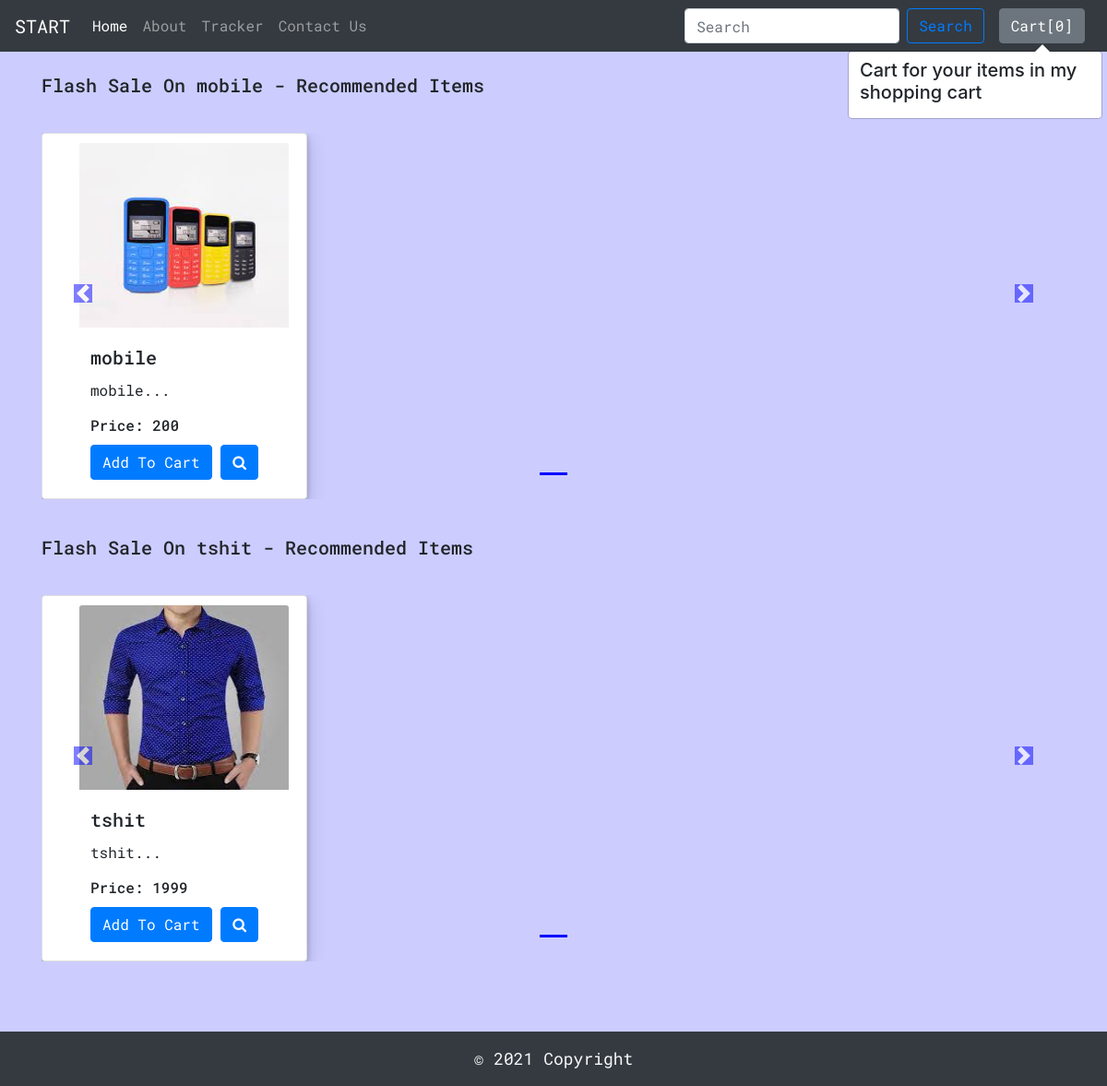
The app's page /shop/ with its own data.
### shop/models.py (models this page shows, shortened)
class Product(models.Model):
    product_id = models.AutoField
    product_name = models.CharField(max_length=50, default="")
    desc = models.CharField(max_length=300, default="")
    pub_date = models.DateField()
    category = models.CharField(max_length=50, default="")
    subcategory = models.CharField(max_length=50, default="")
    price = models.IntegerField(default=0)
    image = models.ImageField(upload_to="shop/images", default="")

### shop/views.py (the view)
# urls.py: path('', views.index, name="bloghome"),
def index(request):
    products = Product.objects.all()
    allProds = []
    catprods = Product.objects.values('category', 'id')
    cats = {item["category"] for item in catprods}
    for cat in cats:
        prod = Product.objects.filter(category=cat)
        n = len(prod)
        nSlides = n // 4 + ceil((n / 4) - (n // 4))
        allProds.append([prod, range(1, nSlides), nSlides])
    params = {'allProds': allProds}
    return render(request, "shop/index.html", params)

### shop/templates/shop/index.html (shortened to what this page needs)
{% extends 'shop/basic.html' %}
{% block body %}
<nav class="mb-4 navbar navbar-expand-lg navbar-dark bg-dark">
    <a class="navbar-brand" href="/">START</a>
    <div class="collapse navbar-collapse" id="navbarSupportedContent">
      <ul class="navbar-nav mr-auto">
        <li class="nav-item active">
          <a class="nav-link" href="/shop">Home <span class="sr-only">(current)</span></a>
        </li>
        <li class="nav-item">
          <a class="nav-link" href="/shop/about">About </a>
        </li>
        <li class="nav-item">
          <a class="nav-link" href="/shop/tracker">Tracker</a>
        </li>
        <li class="nav-item">
          <a class="nav-link" href="/shop/contact">Contact Us</a>
        </li>
      </ul>
      <form method="get" action="/shop/search/" class="d-flex">
        <input class="form-control me-2" type="search" placeholder="Search" aria-label="Search">
        <button class="mx-2 btn btn-outline-primary" type="submit">Search</button>
      </form>
      <button type="button" class="btn btn-secondary mx-2" id="popcart" data-container="body" data-toggle="popover"
        data-placement="bottom" data-html="true" data-content="">
        Cart[<span id="cart">0</span>]
      </button>
    </div>
  </nav>
{% load static %}
<div class="container">
    {% for product, range, nSlides in allProds %}
    <h5 class="my-4">Flash Sale On {{product.0.category}} - Recommended Items</h5>
    <div class="row">
        <div id="demo{{forloop.counter}}" class="col carousel slide my-3" data-ride="carousel">
            <ul class="carousel-indicators">
                <li data-target="#demo{{forloop.counter}}" data-slide-to="0" class="active"></li>
            </ul>
            <div class="container carousel-inner no-padding">
                <div class="carousel-item active">
                    {% for i in product %}
                    <div class="col-xs-3 col-sm-3 col-md-3">
                        <div class="card align-items-center" style="width: 18rem;">
                            <img src='/media/{{i.image}}' class="card-img-top" alt="...">
                            <div class="card-body">
                                <h5 class="card-title" id="namepr{{i.id}}">{{i.product_name}}</h5>
                                <p class="card-text">{{i.desc|slice:"0:53"}}...</p>
                                <h6 class="card-title" >Price: <span id="pricepr{{i.id}}">{{i.price}}</span></h6>
                                <span id="divpr{{i.id}}" class="divpr">
                                    <button id="pr{{i.id}}" class="btn btn-primary cart">Add To Cart</button>
                                </span>
                                <a href="/shop/products/{{i.id}}" id="qv{{i.id}}" class="btn btn-primary"><i
                                        class="fa fa-search"></i></a>
                            </div>
                        </div>
                    </div>
                    {% endfor %}
                </div>
            </div>
        </div>
        <a class="carousel-control-prev" href="#demo{{forloop.counter}}" data-slide="prev">
            <span class="carousel-control-prev-icon"></span>
        </a>
        <a class="carousel-control-next" href="#demo{{forloop.counter}}" data-slide="next">
            <span class="carousel-control-next-icon"></span>
        </a>
    </div>
    {% endfor %}
</div>
{% endblock %}

### shop/templates/shop/basic.html (shortened to what this page needs)
<!DOCTYPE html>
<html lang="en">
  <head>
    <link rel="stylesheet" href="https://stackpath.bootstrapcdn.com/bootstrap/4.2.1/css/bootstrap.min.css"
 />
    <link rel="stylesheet" href="https://cdnjs.cloudflare.com/ajax/libs/font-awesome/4.7.0/css/font-awesome.min.css">
  </head>
  <body>
    {% block body %} {% endblock %}
    <footer class="page-footer font-small bg-dark " style="margin-top: 60px;">
      <div style="font-size: large;" class="footer-copyright text-light text-center py-3">© 2021 Copyright
      </div>
    </footer>
  </body>
</html>

### shop/templates/shop/basic.html (style rules this page uses)
body { font-family: 'Roboto Mono', monospace; }
.col-md-3 { display: inline-block; margin-left: -15px; }
body { background:rgb(204, 204, 255); }
.carousel-indicators .active { background-color: blue; }
.col-md-3 img { width: 227px; max-height: 242px; }
body .carousel-indicators { bottom: 0; }
body .carousel-control-prev-icon, body .carousel-control-next-icon { background-color: blue; }
.carousel-control-prev, .carousel-control-next { top: auto; bottom: auto; }
body .no-padding { padding-left: 0; padding-right: 0; }
.card { box-shadow: 0 2px 6px 0 rgba(0, 0, 0, 0.2), 0 6px 20px 0 rgba(0, 0, 0, 0.19); }
img { margin-left: 20px; margin-top: 10px; height: 25vh; width: 100%; }
.carousel-control-prev { padding-top: 180px; }
.carousel-control-next { padding-top: 180px; }

### records on screen
Product: category "mobile", image (picture), product_name "mobile", desc "mobile", price "200"
Product: category "tshit", image (picture), product_name "tshit", desc "tshit", price "1999"
